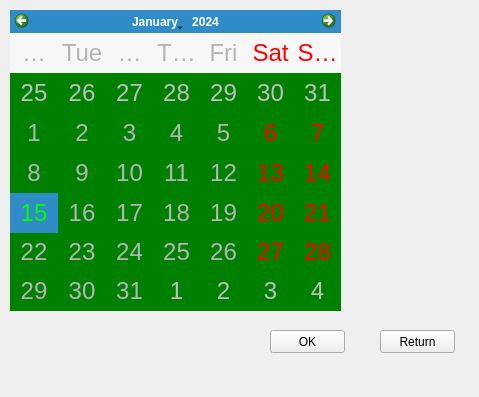
<?xml version="1.0" encoding="UTF-8"?>
<ui version="4.0">
 <class>ShiftTable</class>
 <widget class="QWidget" name="ShiftTable">
  <property name="geometry">
   <rect>
    <x>0</x>
    <y>0</y>
    <width>479</width>
    <height>397</height>
   </rect>
  </property>
  <property name="windowTitle">
   <string>ShiftTable</string>
  </property>
  <property name="styleSheet">
   <string notr="true">QFrame{url(:/Comcalen/background.jpg)}</string>
  </property>
  <widget class="QPushButton" name="return_menu">
   <property name="geometry">
    <rect>
     <x>380</x>
     <y>330</y>
     <width>75</width>
     <height>23</height>
    </rect>
   </property>
   <property name="text">
    <string>Return</string>
   </property>
  </widget>
  <widget class="QCalendarWidget" name="calendar_employee">
   <property name="geometry">
    <rect>
     <x>10</x>
     <y>10</y>
     <width>331</width>
     <height>301</height>
    </rect>
   </property>
   <property name="styleSheet">
    <string notr="true">QCalendarWidget QAbstractItemView:enabled 
{
	font-size:24px;  
	color: rgb(180, 180, 180);  
	background-color: green;  // here background-color is changed !!!
	selection-background-color: rgb(64, 64, 64); 
	selection-color: rgb(0, 255, 0); 
}
QFrame{background:url(:/Comcalen/background.jpg)}</string>
   </property>
   <property name="verticalHeaderFormat">
    <enum>QCalendarWidget::NoVerticalHeader</enum>
   </property>
  </widget>
  <widget class="QLabel" name="label_day">
   <property name="geometry">
    <rect>
     <x>360</x>
     <y>80</y>
     <width>101</width>
     <height>111</height>
    </rect>
   </property>
   <property name="font">
    <font>
     <family>Copperplate Gothic Bold</family>
     <pointsize>9</pointsize>
    </font>
   </property>
   <property name="layoutDirection">
    <enum>Qt::LeftToRight</enum>
   </property>
   <property name="text">
    <string/>
   </property>
   <property name="alignment">
    <set>Qt::AlignLeading|Qt::AlignLeft|Qt::AlignTop</set>
   </property>
  </widget>
  <widget class="QPushButton" name="ok_button">
   <property name="geometry">
    <rect>
     <x>270</x>
     <y>330</y>
     <width>75</width>
     <height>23</height>
    </rect>
   </property>
   <property name="text">
    <string>OK</string>
   </property>
  </widget>
 </widget>
 <layoutdefault spacing="6" margin="11"/>
 <resources/>
 <connections>
  <connection>
   <sender>calendar_employee</sender>
   <signal>clicked(QDate)</signal>
   <receiver>ShiftTable</receiver>
   <slot>calendar_clicked()</slot>
   <hints>
    <hint type="sourcelabel">
     <x>206</x>
     <y>289</y>
    </hint>
    <hint type="destinationlabel">
     <x>210</x>
     <y>353</y>
    </hint>
   </hints>
  </connection>
  <connection>
   <sender>ok_button</sender>
   <signal>clicked()</signal>
   <receiver>ShiftTable</receiver>
   <slot>OK_clicked()</slot>
   <hints>
    <hint type="sourcelabel">
     <x>318</x>
     <y>337</y>
    </hint>
    <hint type="destinationlabel">
     <x>318</x>
     <y>363</y>
    </hint>
   </hints>
  </connection>
 </connections>
 <slots>
  <slot>calendar_clicked()</slot>
  <slot>OK_clicked()</slot>
 </slots>
</ui>
